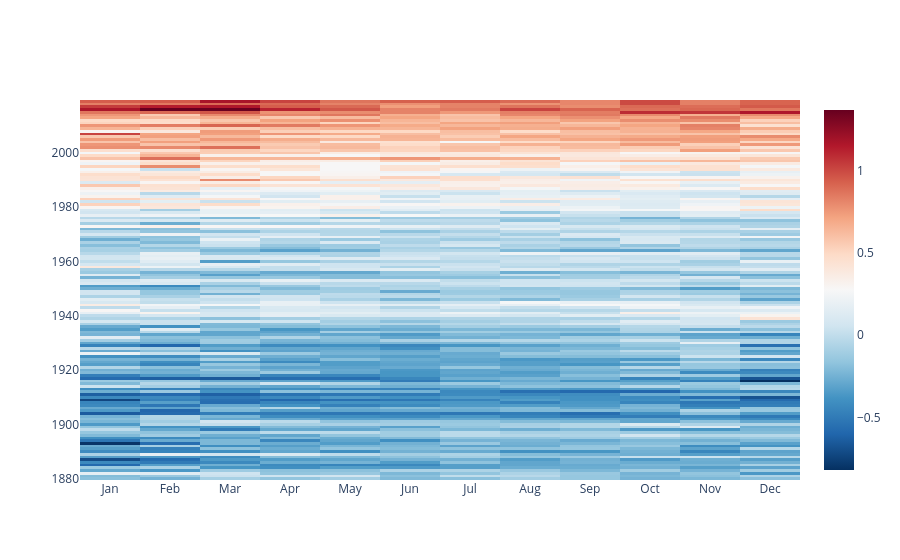

Notebook source saved alongside this figure:
### Code cell
# re-do seaborn heatmap with Plotly heatmap which creates an interactive heatmap
#   dimensions: z: data, x: months, y: years
go.Figure(data = go.Heatmap(z = df1, x = df1.columns[0:12], y = df1.index, colorscale = 'rdbu', reversescale=True))

### Figure 1 — Plotly figure (JSON) as saved in the notebook; plotly's stock layout.template omitted (floating-point values rounded to 4 significant figures; data arrays with more than 128 entries replaced by an {"elided": "..."} marker saying what was removed)
{"data": [{"colorscale": [[0, "rgb(103,0,31)"], [0.1, "rgb(178,24,43)"], [0.2, "rgb(214,96,77)"], [0.3, "rgb(244,165,130)"], [0.4, "rgb(253,219,199)"], [0.5, "rgb(247,247,247)"], [0.6, "rgb(209,229,240)"], [0.7, "rgb(146,197,222)"], [0.8, "rgb(67,147,195)"], [0.9, "rgb(33,102,172)"], [1, "rgb(5,48,97)"]], "reversescale": true, "type": "heatmap", "x": ["Jan", "Feb", "Mar", "Apr", "May", "Jun", "Jul", "Aug", "Sep", "Oct", "Nov", "Dec"], "y": {"elided": "140 int values"}, "z": {"elided": "140x18 float values"}}], "layout": {"autosize": true, "xaxis": {"autorange": true, "range": [-0.5, 11.5], "type": "category"}, "yaxis": {"autorange": true, "range": [1880.0, 2020.0], "type": "linear"}}}
